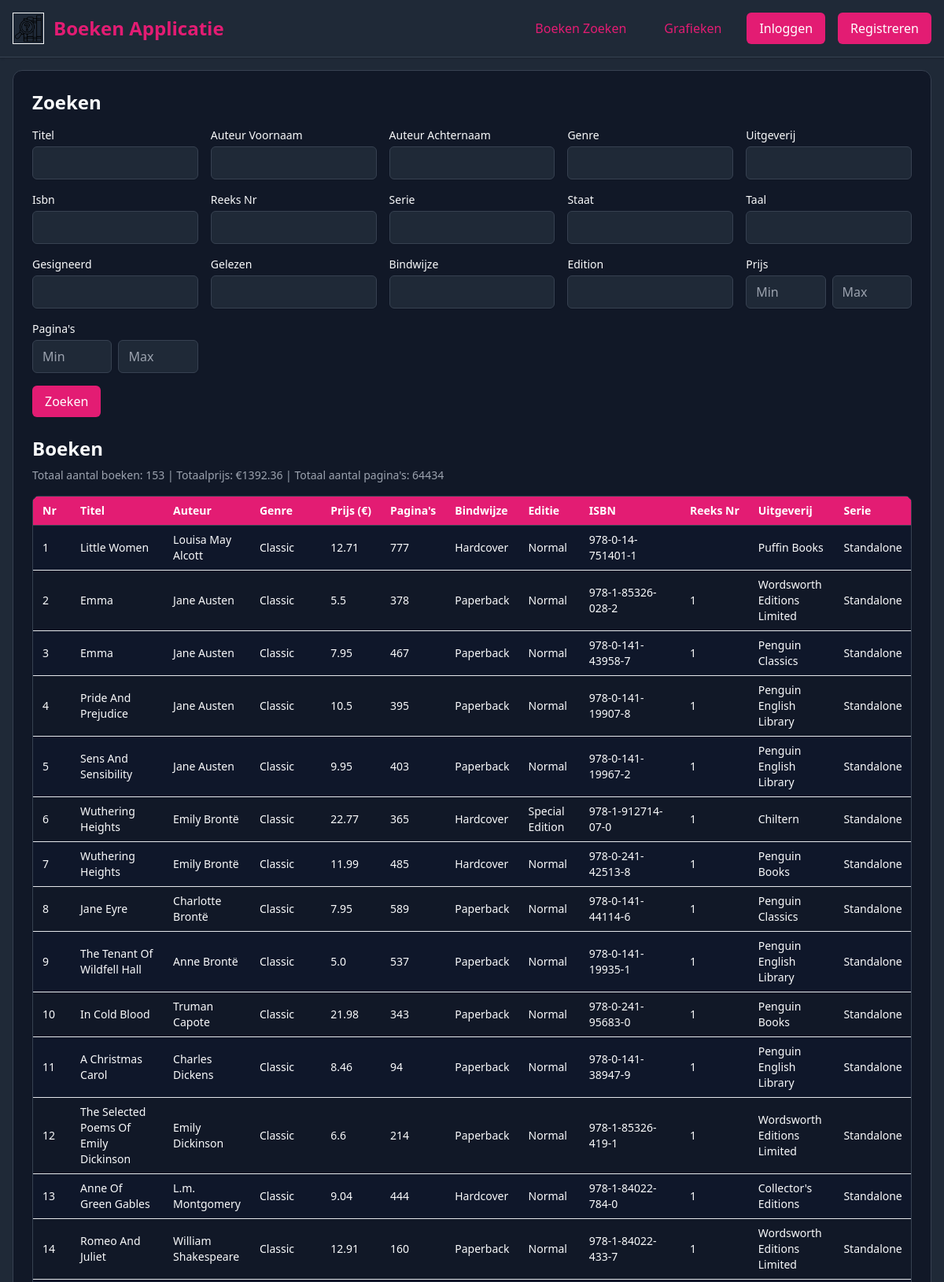
The page / (upper part) on the database its author committed.
### tables this page shows
CREATE TABLE books
                 (id INTEGER PRIMARY KEY AUTOINCREMENT,
                  titel TEXT,
                  auteur_voornaam TEXT,
                  auteur_achternaam TEXT,
                  genre TEXT,
                  prijs REAL,
                  paginas INTEGER,
                  bindwijze TEXT,
                  edition TEXT,
                  isbn TEXT,
                  reeks_nr TEXT,
                  uitgeverij TEXT,
                  serie TEXT,
                  staat TEXT,
                  taal TEXT,
                  gesigneerd TEXT,
                  gelezen TEXT,
                  added_date TEXT);

### app.py (the view, shortened to what this page needs)
@app.route('/', methods=['GET', 'POST'])
def index():
    user_id = session.get('user_id', 0)
    settings = get_user_settings(user_id)
    conn = get_db_connection()
    filters = {}
    edit_book_data = {}
    books = []
    if request.method == 'POST':
        if not is_admin() and request.form.get('action') in ['add', 'edit']:
            flash('Alleen admins kunnen boeken toevoegen of bewerken!', 'error')
            return redirect(url_for('index'))
        action = request.form.get('action', 'search')
        if action == 'add':
            form_data = request.form.copy()
            form_data = form_data.to_dict()  # Convert to regular dict
            form_data['prijs'] = form_data.get('min_prijs', '')  # Use min_prijs for adding
            form_data['paginas'] = form_data.get('min_paginas', '')  # Use min_paginas for adding
            success, message = add_book(form_data)
            flash(message, 'success' if success else 'error')
        elif action == 'edit':
            book_id = request.form.get('book_id', '')
            form_data = request.form.copy()
            form_data = form_data.to_dict()  # Convert to regular dict
            form_data['prijs'] = form_data.get('min_prijs', '')  # Use min_prijs for editing
            form_data['paginas'] = form_data.get('min_paginas', '')  # Use min_paginas for editing
            success, message = edit_book(book_id, form_data)
            flash(message, 'success' if success else 'error')
        filters = {col: request.form.get(col, '').strip() for col in
                   ['titel', 'auteur_voornaam', 'auteur_achternaam', 'genre', 'uitgeverij', 'isbn',
                    'serie', 'staat', 'taal', 'gesigneerd', 'gelezen', 'bindwijze', 'edition',
                    'min_prijs', 'max_prijs', 'min_paginas', 'max_paginas'] if request.form.get(col, '').strip()}
        books = search_books(filters)
    else:
        book_id = request.args.get('edit_book_id')
        books = search_books({})
    conn.close()
    import pandas as pd
    df = pd.DataFrame(books, columns=['id', 'titel', 'auteur_voornaam', 'auteur_achternaam', 'genre', 'prijs',
                                     'paginas', 'bindwijze', 'edition', 'isbn', 'reeks_nr', 'uitgeverij', 'serie',
                                     'staat', 'taal', 'gesigneerd', 'gelezen', 'added_date'])
    total_price = df['prijs'].sum() if not df.empty else 0
    total_pages = df['paginas'].sum() if not df.empty else 0
    return render_template('index.html', books=books, total_price=total_price, total_pages=total_pages,
                          filters=filters, settings=settings, edit_book_data=edit_book_data)

### app.py (called while the page is built)
@app.context_processor
def inject_is_admin():
    return dict(is_admin=is_admin())

def get_user_settings(user_id):
    conn = get_db_connection()
    c = conn.cursor()
    c.execute('SELECT color, dark_mode FROM users WHERE id = ?', (user_id,))
    result = c.fetchone()
    conn.close()
    return {'color': result[0] if result else '#e31c73', 'dark_mode': result[1] if result else True}

### models/database.py (called while the page is built)
def get_db_connection():
    conn = sqlite3.connect('books.db')
    conn.row_factory = sqlite3.Row
    return conn

### models/user.py (called while the page is built)
def is_admin():
    role = session.get('role')
    logger.debug(f"is_admin check - Session role: {role}")
    return role == 'admin'

### templates/index.html (shortened to what this page needs)
<!DOCTYPE html>
<html lang="nl">
<head>
  <link href="https://cdn.jsdelivr.net/npm/tailwindcss@2.2.19/dist/tailwind.min.css" rel="stylesheet" />
</head>
<body class="min-h-screen flex flex-col">
  <header class="shadow" style="border-bottom: 1px solid var(--border-color);">
    <div class="container mx-auto max-w-7xl p-4 flex justify-between items-center">
      <div class="flex items-center space-x-3">
        <a href="{{ url_for('index') }}">
          <img src="{{ url_for('static', filename='images/logo.png') }}" alt="Boeken Applicatie Logo" class="logo" />
        </a>
        <a href="{{ url_for('index') }}" class="text-2xl font-bold link-primary">Boeken Applicatie</a>
      </div>
      <nav class="flex space-x-4 items-center">
        <a href="{{ url_for('index') }}" class="px-4 py-2 rounded-md font-medium link-primary">Boeken Zoeken</a>
        <a href="{{ url_for('statistics') }}" class="px-4 py-2 rounded-md font-medium link-primary">Grafieken</a>
        {% if session.username %}
          <a href="{{ url_for('settings') }}" class="px-4 py-2 rounded-md font-medium link-primary">Instellingen</a>
          <span class="text-sm">Ingelogd als: {{ session.username }} ({{ session.role }})</span>
          <a href="{{ url_for('logout') }}" class="px-4 py-2 rounded-md btn-primary">Uitloggen</a>
        {% else %}
          <a href="{{ url_for('login') }}" class="px-4 py-2 rounded-md btn-primary">Inloggen</a>
          <a href="{{ url_for('register') }}" class="px-4 py-2 rounded-md btn-primary">Registreren</a>
        {% endif %}
      </nav>
    </div>
  </header>
  <div class="container mx-auto max-w-7xl p-4 flex-1 flex flex-col">
    <div class="card rounded-xl shadow-sm p-6 flex-1">
      <h2 class="text-2xl font-bold mb-4">Zoeken{% if edit_book_data %} of Boek Bewerken{% else %}{% if is_admin %} of Boek Toevoegen{% endif %}{% endif %}</h2>
      <form id="searchForm" method="POST" class="mb-6">
        <div class="grid grid-cols-1 md:grid-cols-3 lg:grid-cols-5 gap-4">
          {% for field in ['titel', 'auteur_voornaam', 'auteur_achternaam', 'genre', 'uitgeverij', 'isbn', 'reeks_nr', 'serie', 'staat', 'taal', 'gesigneerd', 'gelezen', 'bindwijze', 'edition'] %}
            <div class="flex flex-col">
              <label for="{{ field }}" class="block text-sm font-medium">{{ field.replace('_', ' ').title() }}</label>
              <input type="text" id="{{ field }}" name="{{ field }}" value="{{ edit_book_data[field] if edit_book_data and field in edit_book_data else filters[field] if field in filters else '' }}" class="mt-1 block w-full rounded-md shadow-sm input-base px-3 py-2" />
            </div>
          {% endfor %}
          <div class="flex flex-col">
            <label class="block text-sm font-medium">Prijs</label>
            <div class="flex space-x-2">
              <input type="number" step="0.01" min="0" id="min_prijs" name="min_prijs" value="{{ edit_book_data.min_prijs | default(filters.min_prijs, true) | default('', true) }}" class="mt-1 block w-1/2 rounded-md shadow-sm input-base px-3 py-2" placeholder="Min" />
              <input type="number" step="0.01" min="0" id="max_prijs" name="max_prijs" value="{{ filters.max_prijs | default('', true) }}" class="mt-1 block w-1/2 rounded-md shadow-sm input-base px-3 py-2" placeholder="Max" />
            </div>
          </div>
          <div class="flex flex-col">
            <label class="block text-sm font-medium">Pagina's</label>
            <div class="flex space-x-2">
              <input type="number" min="0" id="min_paginas" name="min_paginas" value="{{ edit_book_data.min_paginas | default(filters.min_paginas, true) | default('', true) }}" class="mt-1 block w-1/2 rounded-md shadow-sm input-base px-3 py-2" placeholder="Min" />
              <input type="number" min="0" id="max_paginas" name="max_paginas" value="{{ filters.max_paginas | default('', true) }}" class="mt-1 block w-1/2 rounded-md shadow-sm input-base px-3 py-2" placeholder="Max" />
            </div>
          </div>
        </div>
        <div class="flex flex-wrap gap-3 mt-4">
          <button type="submit" onclick="document.getElementById('form_action').value='search'" class="px-4 py-2 rounded-md btn-primary">Zoeken</button>
        </div>
      </form>
      <h2 class="text-2xl font-bold mb-2">Boeken</h2>
      <p class="mb-4 text-sm" style="color: var(--muted);">
        Totaal aantal boeken: <span id="totalBooks">{{ books | length }}</span>
        | Totaalprijs: €<span id="totalPrice">{{ total_price | round(2) }}</span>
        | Totaal aantal pagina's: <span id="totalPages">{{ total_pages }}</span>
      </p>
      <div class="overflow-x-auto rounded-lg shadow-sm border" style="border-color: var(--border-color);">
        <table class="min-w-full divide-y" style="border-color: var(--border-color);">
          <thead style="background-color: var(--primary-color); color: #ffffff;">
            <tr>
              <th class="px-3 py-2 text-left text-sm font-semibold">Nr</th>
              <th class="px-3 py-2 text-left text-sm font-semibold">Titel</th>
              <th class="px-3 py-2 text-left text-sm font-semibold">Auteur</th>
              <th class="px-3 py-2 text-left text-sm font-semibold">Genre</th>
              <th class="px-3 py-2 text-left text-sm font-semibold">Prijs (€)</th>
              <th class="px-3 py-2 text-left text-sm font-semibold">Pagina's</th>
              <th class="px-3 py-2 text-left text-sm font-semibold">Bindwijze</th>
              <th class="px-3 py-2 text-left text-sm font-semibold">Editie</th>
              <th class="px-3 py-2 text-left text-sm font-semibold">ISBN</th>
              <th class="px-3 py-2 text-left text-sm font-semibold">Reeks Nr</th>
              <th class="px-3 py-2 text-left text-sm font-semibold">Uitgeverij</th>
              <th class="px-3 py-2 text-left text-sm font-semibold">Serie</th>
            </tr>
          </thead>
          <tbody id="booksTable" class="divide-y" style="border-color: var(--border-color);">
            {% for book in books %}
              <tr style="background-color: {{ 'var(--row-even)' if loop.index % 2 == 0 else 'var(--row-odd)' }};">
                <td class="px-3 py-2 text-sm">{{ loop.index }}</td>
                <td class="px-3 py-2 text-sm">{{ book[1] }}</td>
                <td class="px-3 py-2 text-sm">{{ book[2] }} {{ book[3] }}</td>
                <td class="px-3 py-2 text-sm">{{ book[4] }}</td>
                <td class="px-3 py-2 text-sm">{{ book[5] | round(2) }}</td>
                <td class="px-3 py-2 text-sm">{{ book[6] }}</td>
                <td class="px-3 py-2 text-sm">{{ book[7] }}</td>
                <td class="px-3 py-2 text-sm">{{ book[8] }}</td>
                <td class="px-3 py-2 text-sm">{{ book[9] }}</td>
                <td class="px-3 py-2 text-sm">{{ book[10] }}</td>
                <td class="px-3 py-2 text-sm">{{ book[11] }}</td>
                <td class="px-3 py-2 text-sm">{{ book[12] }}</td>
              </tr>
            {% endfor %}
          </tbody>
        </table>
      </div>
    </div>
  </div>
</body>
</html>

### rows shown on the page
books: titel "Little Women", auteur_voornaam "Louisa May", auteur_achternaam "Alcott", genre "Classic", prijs "12.71", paginas "777", bindwijze "Hardcover", edition "Normal", isbn "978-0-14-751401-1", uitgeverij "Puffin Books", serie "Standalone"
books: titel "Emma", auteur_voornaam "Jane", auteur_achternaam "Austen", genre "Classic", prijs "5.5", paginas "378", bindwijze "Paperback", edition "Normal", isbn "978-1-85326-028-2", reeks_nr "1", uitgeverij "Wordsworth Editions Limited", serie "Standalone"
books: titel "Emma", auteur_voornaam "Jane", auteur_achternaam "Austen", genre "Classic", prijs "7.95", paginas "467", bindwijze "Paperback", edition "Normal", isbn "978-0-141-43958-7", reeks_nr "1", uitgeverij "Penguin Classics", serie "Standalone"
books: titel "Pride And Prejudice", auteur_voornaam "Jane", auteur_achternaam "Austen", genre "Classic", prijs "10.5", paginas "395", bindwijze "Paperback", edition "Normal", isbn "978-0-141-19907-8", reeks_nr "1", uitgeverij "Penguin English Library", serie "Standalone"
books: titel "Sens And Sensibility", auteur_voornaam "Jane", auteur_achternaam "Austen", genre "Classic", prijs "9.95", paginas "403", bindwijze "Paperback", edition "Normal", isbn "978-0-141-19967-2", reeks_nr "1", uitgeverij "Penguin English Library", serie "Standalone"
books: titel "Wuthering Heights", auteur_voornaam "Emily", auteur_achternaam "Brontë", genre "Classic", prijs "22.77", paginas "365", bindwijze "Hardcover", edition "Special Edition", isbn "978-1-912714-07-0", reeks_nr "1", uitgeverij "Chiltern", serie "Standalone"
books: titel "Wuthering Heights", auteur_voornaam "Emily", auteur_achternaam "Brontë", genre "Classic", prijs "11.99", paginas "485", bindwijze "Hardcover", edition "Normal", isbn "978-0-241-42513-8", reeks_nr "1", uitgeverij "Penguin Books", serie "Standalone"
books: titel "Jane Eyre", auteur_voornaam "Charlotte", auteur_achternaam "Brontë", genre "Classic", prijs "7.95", paginas "589", bindwijze "Paperback", edition "Normal", isbn "978-0-141-44114-6", reeks_nr "1", uitgeverij "Penguin Classics", serie "Standalone"
books: titel "The Tenant Of Wildfell Hall", auteur_voornaam "Anne", auteur_achternaam "Brontë", genre "Classic", prijs "5.0", paginas "537", bindwijze "Paperback", edition "Normal", isbn "978-0-141-19935-1", reeks_nr "1", uitgeverij "Penguin English Library", serie "Standalone"
books: titel "In Cold Blood", auteur_voornaam "Truman", auteur_achternaam "Capote", genre "Classic", prijs "21.98", paginas "343", bindwijze "Paperback", edition "Normal", isbn "978-0-241-95683-0", reeks_nr "1", uitgeverij "Penguin Books", serie "Standalone"
books: titel "A Christmas Carol", auteur_voornaam "Charles", auteur_achternaam "Dickens", genre "Classic", prijs "8.46", paginas "94", bindwijze "Paperback", edition "Normal", isbn "978-0-141-38947-9", reeks_nr "1", uitgeverij "Penguin English Library", serie "Standalone"
books: titel "The Selected Poems Of Emily Dickinson", auteur_voornaam "Emily", auteur_achternaam "Dickinson", genre "Classic", prijs "6.6", paginas "214", bindwijze "Paperback", edition "Normal", isbn "978-1-85326-419-1", reeks_nr "1", uitgeverij "Wordsworth Editions Limited", serie "Standalone"
books: titel "Anne Of Green Gables", auteur_voornaam "L.m.", auteur_achternaam "Montgomery", genre "Classic", prijs "9.04", paginas "444", bindwijze "Hardcover", edition "Normal", isbn "978-1-84022-784-0", reeks_nr "1", uitgeverij "Collector's Editions", serie "Standalone"
books: titel "Romeo And Juliet", auteur_voornaam "William", auteur_achternaam "Shakespeare", genre "Classic", prijs "12.91", paginas "160", bindwijze "Paperback", edition "Normal", isbn "978-1-84022-433-7", reeks_nr "1", uitgeverij "Wordsworth Editions Limited", serie "Standalone"

### other values the page prints
{{ field.replace('_', ' ').title() }} "Titel" "Auteur Voornaam" "Auteur Achternaam" "Genre" "Uitgeverij" "Isbn" "Reeks Nr" "Serie" "Staat" "Taal" "Gesigneerd" "Gelezen" "Bindwijze" "Edition"
{{ books | length }} "153"
{{ total_price | round(2) }} "1392.36"
{{ total_pages }} "64434"
